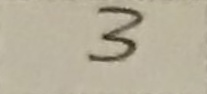
#> input picture Code/KNN/Cell_8_Test_10.jpg, 207 x 94 px
$ python -i segmentId.py   (imports and definitions only)
#> lines starting #> are read from the running program, lines starting #| are printed output that depends on the picture; after the words box and inside, x2 and y2 are one past the last pixel; in counts of white or black regions, pixels touching at a corner belong together
#> (reads Code/Final Code/models/knn_model_digits.pkl from the repository)
#> further down, picture is the input picture: shape (94, 207, 3); mean B, G, R 155.4, 175.5, 183
import cv2
import numpy as np
from getPredection import getPrediction

def segmentId(img):
	try:
		img = cv2.cvtColor(img, cv2.COLOR_BGR2GRAY)
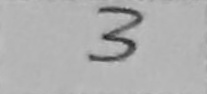
#> img: shape (94, 207); min 28, max 193, mean 175.4
		img = 255 * img
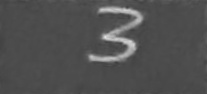
#> img: shape (94, 207); min 63, max 228, mean 80.6
		img = cv2.normalize(img, None, alpha=0, beta=255, norm_type=cv2.NORM_MINMAX)
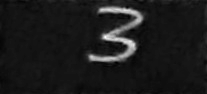
#> img: shape (94, 207); min 0, max 255, mean 27.3
		res, img = cv2.threshold(img, 64, 255, cv2.THRESH_BINARY)
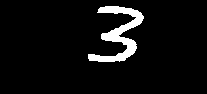
#> img: shape (94, 207); 5.8% white; 1 white region

		contours, hierarchy = cv2.findContours((img).astype("uint8"), cv2.RETR_EXTERNAL, cv2.CHAIN_APPROX_NONE)
#> contours = 1 contour; box (x1, y1, x2, y2) and area: (88, 6, 144, 62) 967
		contours = sorted(contours, key=lambda ctr: cv2.boundingRect(ctr))
		white_img_large_contours = np.ones(img.shape)
		dimensions_contours = []
		for contour in contours:
				(x, y, w, h) = cv2.boundingRect(contour)
				if (w * h > 40):
						dimensions_contours.append((x, y, w, h))
						cv2.rectangle(white_img_large_contours, (x, y), (x + w, y + h), (0, 0, 255), 1)
#> this loop made 1 pass
#> (x, y, w, h) on pass 1: (88, 6, 56, 56)
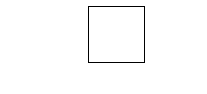
#> white_img_large_contours: shape (94, 207) float64; values 0 (black) and 1 (white), 98.8% white; black in thin lines or dots, all inside (x1, y1, x2, y2) = (88, 6, 145, 63)
#> after the loop, dimensions_contours = [(88, 6, 56, 56)]
		cropped_digits = []
		i = 0
		filtered_img = img
		for dimension in dimensions_contours:
				(x, y, w, h) = dimension
				imgCopy = filtered_img[y - 1:y + h + 1, x - 1:x + w + 1]
				x = imgCopy.shape[1]
				number_of_images = 1
				if (x > 25):
						number_of_images = np.ceil(x / 23.0)
						for j in range(int(number_of_images)):
								if imgCopy.size == 0 or imgCopy[:, j * 23:(j + 1) * 23].size == 0:
									continue
								imgTemp = cv2.resize(imgCopy[:, j * 23:(j + 1) * 23], (200, 100))
								if imgTemp.size == 0 :
									continue
								imgTemp = cv2.resize(imgTemp, None, fx=3, fy=3, interpolation=cv2.INTER_CUBIC)
								cropped_digits.append(imgTemp)
								i += 1
				else:
						if imgCopy.size == 0:
								continue
						imgCopy = cv2.resize(imgCopy, (200, 100))
						cropped_digits.append(imgCopy)
						imgCopy = cv2.resize(imgCopy, None, fx=3, fy=3, interpolation=cv2.INTER_CUBIC)
						i += 1
#> this loop made 1 pass
#> (dimension, y, w, h, number_of_images) on pass 1: ((88, 6, 56, 56), 6, 56, 56, 3)
#> pass 1, in segmentId, `imgCopy = filtered_img[y - 1:y + h + 1, x - 1:x + w + 1]`:
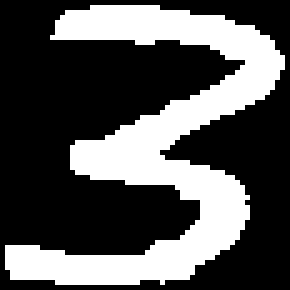
#> imgCopy: shape (58, 58) (shown 5 times larger); 33.3% white; 1 white region, box (x1, y1, x2, y2) and area: (1, 1, 57, 57) 1120
#> after the loop, cropped_digits = 3 items; i = 3

		return cropped_digits

	except:
		return ""


# A function used to extract the id from image
# it takes the image then segment the digits from it and get the prediction from each image
def getIdFromImage(img):
		cropped_digits = segmentId(img)
		predictedNumber = ""

		for img in cropped_digits:
				predictedNumber += str(getPrediction(img))
		return predictedNumber

>>> import cv2
>>> picture = cv2.imread('../KNN/Cell_8_Test_10.jpg')
>>> result = segmentId(picture)
#> result = 3 items
